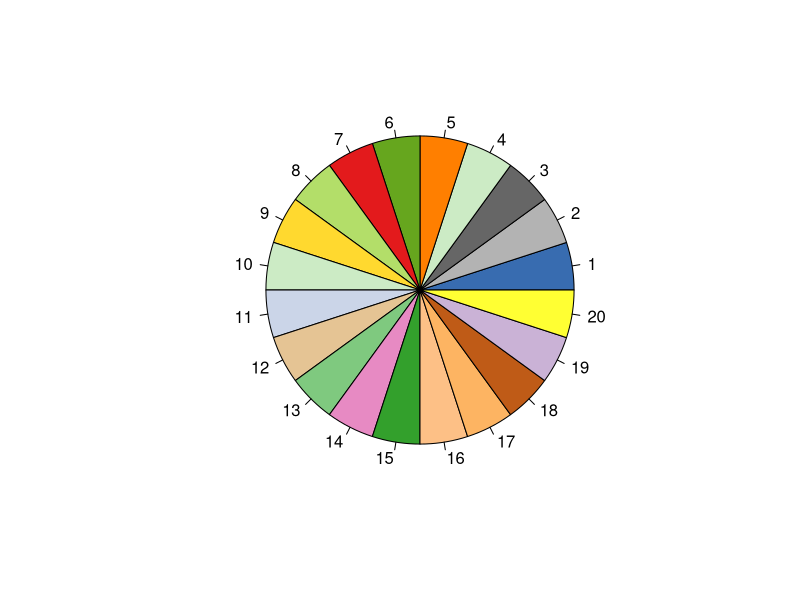
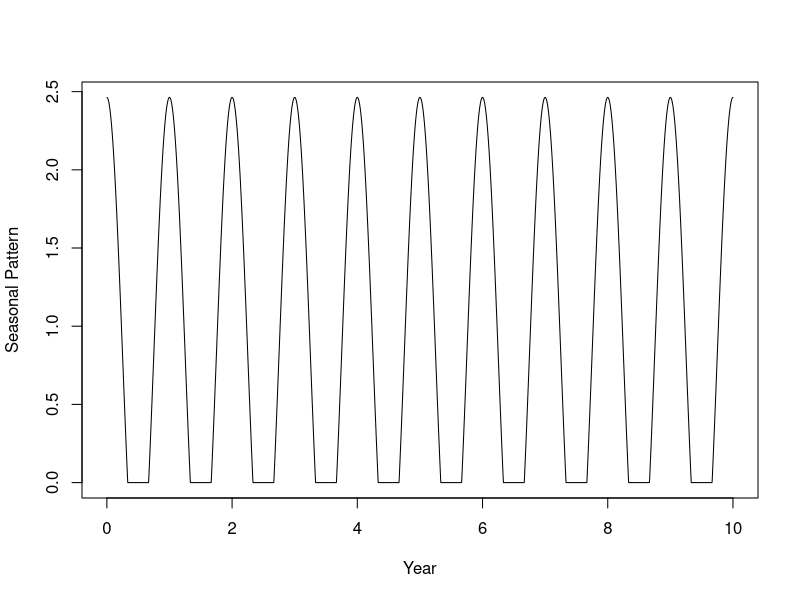
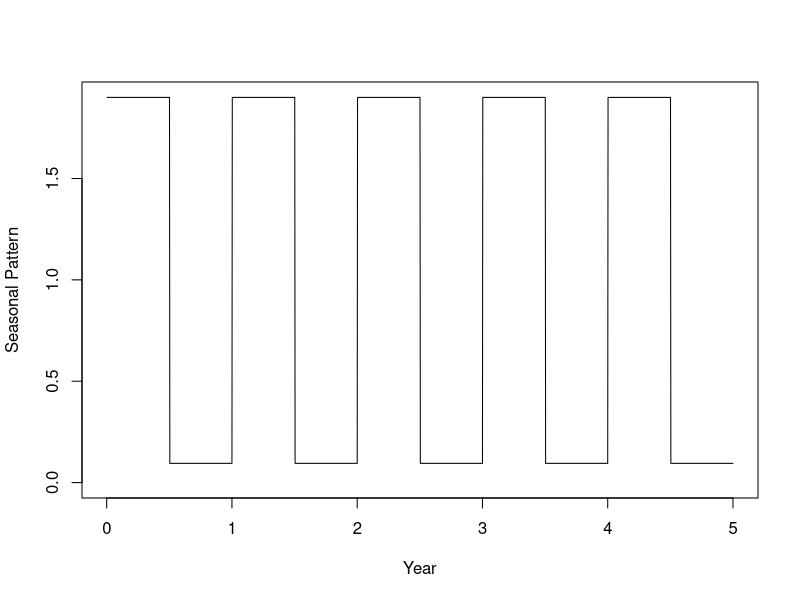
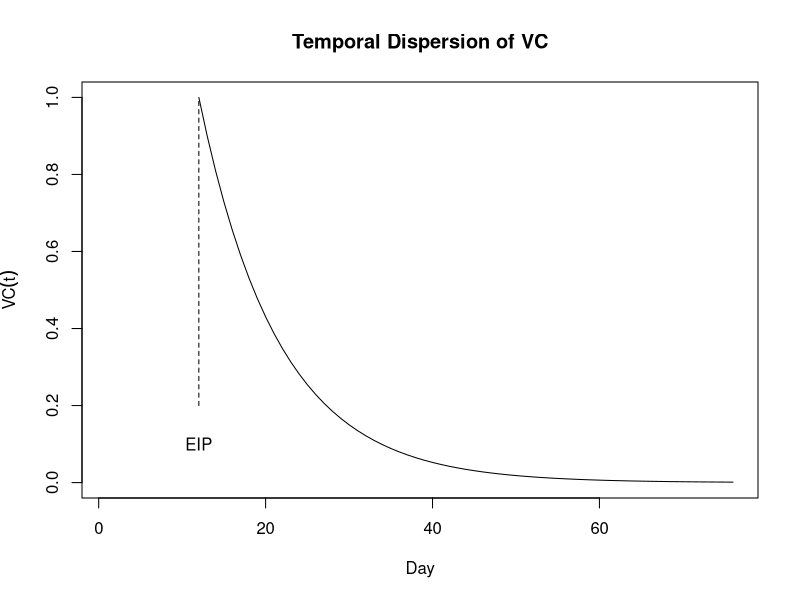
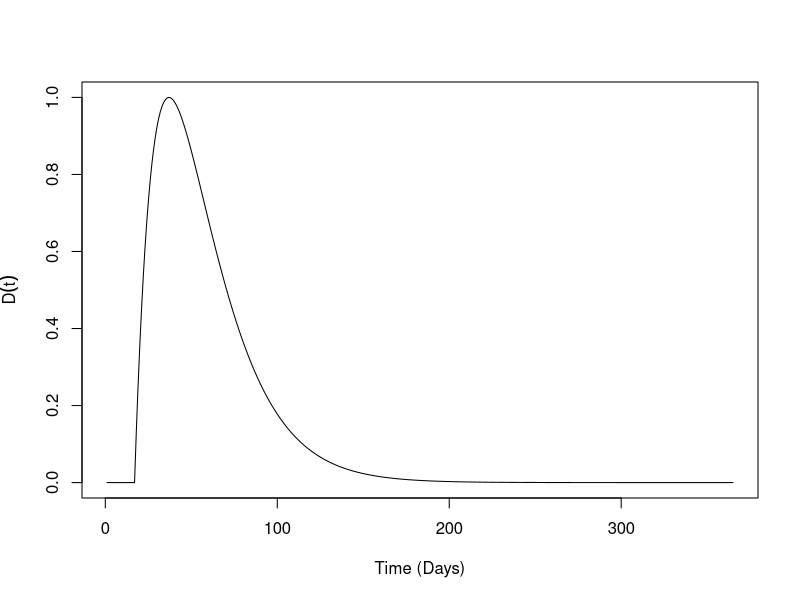
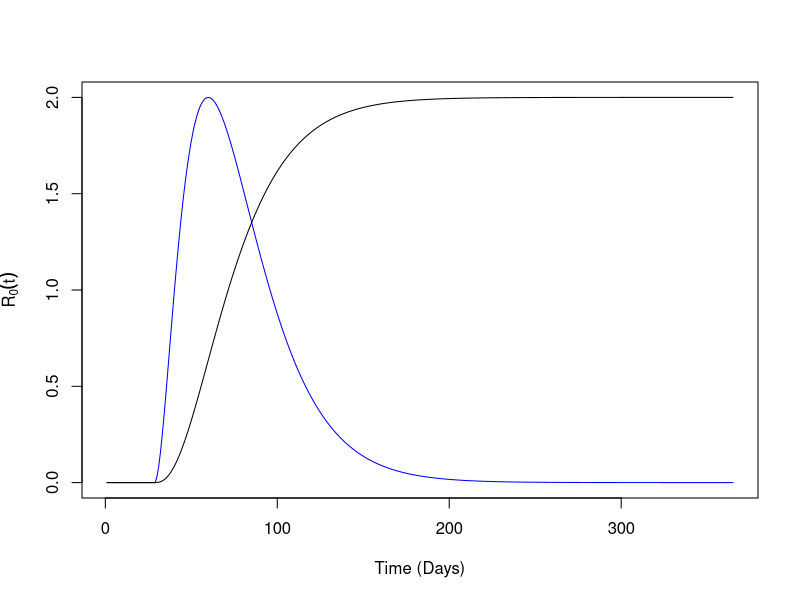
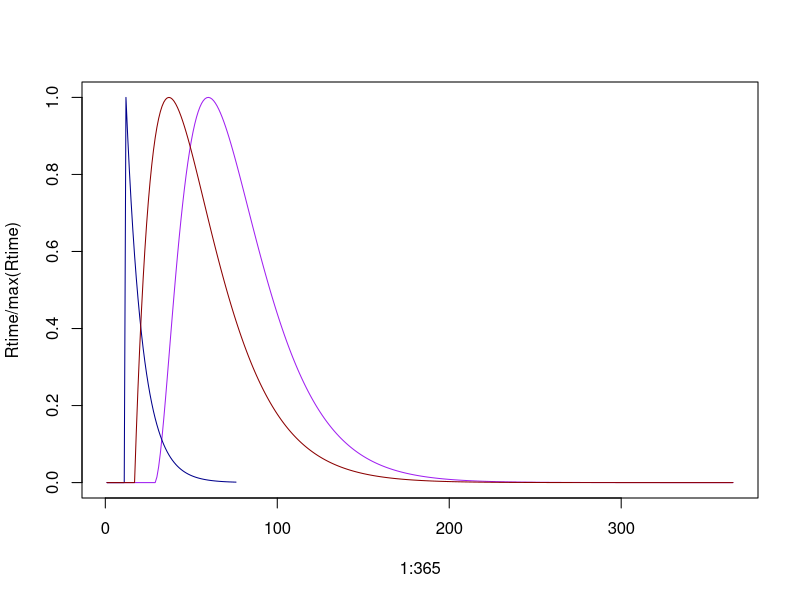
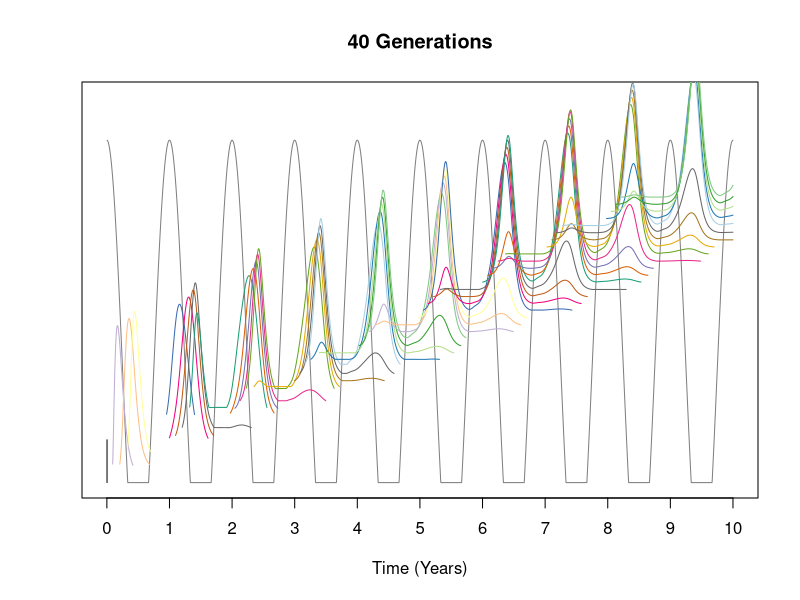

Reproduce these figures in R, in order.
## ---- chunk 1
knitr::opts_chunk$set(echo = TRUE)
## ---- chunk 2
library(RColorBrewer)
colN <- 20

qual_col_pals = brewer.pal.info[brewer.pal.info$category == 'qual',]
col_vector = unlist(mapply(brewer.pal, qual_col_pals$maxcolors, rownames(qual_col_pals)))
pie(rep(1,colN), col=sample(col_vector, colN))
## ---- chunk 3

makeVCrel = function(pattern="sin", Nyr = 5, showit=FALSE){
  VC = switch(pattern, 
         sin = pmax(0.5 + cos (2*pi*c(1:365)/365),0), 
         sin1 = 1.1 + cos (2*pi*c(1:365)/365), 
         block = c(rep(2,183), rep(.1,182)))
  VC = VC/mean(VC)
  VCrel = rep(VC, Nyr)
  
  if(showit == TRUE) 
    plot(1:(365*Nyr)/365, VCrel, type = "l", xlab = "Year", 
        ylim = c(0, max(VCrel)), ylab = "Seasonal Pattern")
  VCrel
}
## ---- chunk 4
VCrel = makeVCrel(pattern="sin", Nyr = 10, showit=TRUE)
## ---- chunk 5
VCrel = makeVCrel(pattern="block", showit=TRUE)
## ---- chunk 6

makeVCtime = function(EIP=12, p=.9, a=.3, tol = 0.001, plot=FALSE){
  VCn =  log(tol)/log(p)
  VCtime = c(rep(0, EIP-1), p^c(1:VCn)*a) 
  VCtime = VCtime/sum(VCtime)
  if(plot == TRUE) plotVCtime(VCtime, EIP)
  VCtime
}

plotVCtime = function(VCtime, EIP){
  ix = 1:length(VCtime)
  plot(ix, VCtime/max(VCtime), type ="n", 
       xlab = "Day", ylab = expression(VC(t)), main = "Temporal Dispersion of VC")
  vix = ix[-c(1:(EIP-1))]
  lines(vix, VCtime[vix]/max(VCtime))
  segments(EIP,.2,EIP,1, lty = 2)
  text(EIP, .1, "EIP")
}

## ---- chunk 7
VCtime = makeVCtime(plot=TRUE)
## ---- chunk 8
makeDtime = function(D=38, plot=FALSE){ 
  Dtime = c(rep(0, 17), dgamma(1:365, 2, .05))
  if(plot==TRUE)
    plot(1:365, Dtime[1:365]/max(Dtime), type = "l", ylab = expression(D(t)), xlab = "Time (Days)")
  D*Dtime/sum(Dtime)
}
Dtime = makeDtime(plot=TRUE) 
## ---- chunk 9
makeRtime = function(Re = 1, VCtime=makeVCtime(), Dtime=makeDtime(), plot=FALSE){
  Rt = 1:(365+length(Dtime))
  Rtime = Rt*0
  ix = 1:length(VCtime)
  ixx = 1:length(Dtime)
  #for(t in ix) Rtime[t+ixx] = Rtime[t+ixx] + VCtime[t]*Dtime
  for(t in ixx) Rtime[t+ix] = Rtime[t+ix] + VCtime*Dtime[t]
  
  Rtime = Rtime[1:365]
  Rtime = Re*Rtime/sum(Rtime)
  if (plot == TRUE){
    plot(c(1:365), Re*Rtime/max(Rtime), type = "l", ylab = expression(R[0](t)), xlab = "Time (Days)", col = "blue")
    lines(1:365, Re*cumsum(Rtime/sum(Rtime)))
  }
  Rtime
}

Rtime = makeRtime(2, plot=TRUE)

## ---- chunk 10
plot(1:365, Rtime/max(Rtime), type = "l", col = "purple")
lines(1:length(VCtime), VCtime/max(VCtime), col="darkblue")
lines(1:365, Dtime[1:365]/max(Dtime), col="darkred")
## ---- chunk 11
VCrel = makeVCrel("sin", Nyr=10)

nextGen = function(gen, Rtime, VCrel, clr = "black", yoffset=0, mag=1, norm = FALSE, flr= .005){
  L = length(Rtime)
  xix = 1:L
  genN = c(1:3650)*0
  for(t in 1:3650){
    tt = t%%365+1
    genN[t+xix] = genN[t+xix] + Rtime*gen[t]*VCrel[tt]
  }
  genN = genN[1:3650]
  ix = which(genN > flr)
  if(norm == TRUE)
     lines(c(1:3650)[ix], mag*genN[ix]/max(genN)+yoffset, col = clr)
  if(norm == FALSE)
    lines(c(1:3650)[ix], mag*genN[ix]+yoffset, col = clr)
  genN
} 




Re=3
Rtime = Re*Rtime/sum(Rtime)
RRe = sum(Rtime)
plot(1:3650, 8*VCrel/max(VCrel), type = "l", lwd=1, col = grey(0.5), ylim = c(0,9), ylab = "", yaxt = "n", xaxt = "n", xlab = "Time (Years)", main = "40 Generations")
axis(1, c(0:10)*365, c(0:10))
segments(1,0,1,1)
genN = c(0,1, rep(0,3648))
NN = 40 

for(i in 1:NN){
  genN = nextGen(genN, Rtime, VCrel, yoffset=i/6, mag=3.5, clr=col_vector[i%%colN +1], norm=TRUE, flr=0.008)
  RRe = c(RRe, sum(genN))
} 
eigenval = RRe[-1]/RRe[-length(RRe)]
## ---- chunk 12
plot(eigenval[1:30], type = "l")
## ---- chunk 13

nextGen1 = function(gen, Rtime, VCrel, clr = "black", xoffset=0, yoffset=0, mag=.95, lines=FALSE, nextline=FALSE){
  xix = 1:365
  genN = c(1:2000)*0
  for(t in 1:1635){
    tt = t%%365+1
    genN[t+xix] = genN[t+xix] + Rtime*gen[tt]*VCrel[tt]
  }
  genN = genN[366:730]
  if(lines == TRUE)
    lines(1:365 + xoffset, mag*genN/max(genN) + yoffset, col = clr, lwd=2)
  if(nextline == TRUE)
    lines(1:365 + xoffset, mag*genN/max(genN) + yoffset-1, col = grey(0.85), lwd=2)
  genN
}

plotEigen = function(NGEN, Rtime, VCrel){
  
  plot(1:365,NGEN+2+.95*(VCrel[1:365]/max(VCrel[1:365])), lwd=2, type = "l", ylim = c(0,NGEN+2.5), col = "darkblue", xaxt = "n", xlab = "Month of Year", ylab = "Seasonal Pattern by Generation", yaxt = "n", main = "Generations               ")
  segments(0,NGEN+2,0,NGEN+2.95, lwd=2)
  segments(0,NGEN+1,0,NGEN+1.95, lwd=2, col = grey(0.55))
  axis(1, c(0:12)*365/12, c(0:12)) 
  axis(2, c(0:(NGEN+2))+.5, c(paste(">", NGEN*2), paste(">", NGEN), c((NGEN):0)))


  genN = c(1, rep(0, 364))
  RRe = sum(genN)
  for(i in 1:NGEN){
    genN = nextGen1(genN, Rtime, VCrel, yoffset = NGEN+2-i, nextline=TRUE, lines=TRUE,col_vector[i])
    RRe = c(RRe, sum(genN))
  } 
  for(i in 1:NGEN){
    genN = nextGen1(genN, Rtime, VCrel, clr = grey(0.5), yoffset = 1, lines=TRUE)
    RRe = c(RRe, sum(genN))
  } 

  for(i in -1:(NGEN+2))
    segments(0, i-0.02, 365, i-0.02, col = grey(0.8))

  genN = nextGen1(genN, Rtime, VCrel, clr = grey(0.5), lines=TRUE)
  c(RRe, sum(genN))
  eigs = RRe[-1]/RRe[-length(RRe)]
}
eigs = plotEigen(15, Rtime, VCrel)
## ---- chunk 14
plot(eigs, type = "l")
## ---- chunk 15
nextGenSeas = function(gen, Rtime, VCrel,norm=FALSE){
  L = length(Rtime)
  xix = 1:L
  tt = 1:length(gen)
  genN = tt*0
  for(t in tt){
    ty = t%%365+1
    genN[t+xix] = genN[t+xix] + Rtime*gen[t]*VCrel[ty]
  }
 genN=genN[tt]
 if(norm==TRUE) genN = genN/sum(genN, na.rm=TRUE)
 genN
}

nextGenSeasMat = function(gen, Rtime, VCrel, Nyr, NN=40, norm=FALSE, showit=TRUE){
  for(i in 1:NN){
    genN = nextGenSeas(genN, Rtime, VCrel, norm)
    gen = rbind(gen, genN)
  }
  if(showit==TRUE) generationsPlot(gen, Nyr)
  gen
}

generationsPlot = function(gen, Nyr){
  tot = colSums(gen[-1,], na.rm=T)
  tt = 1:dim(gen)[2]
plot(tt, tot, type = "l", xaxt = "n", xlab = "Time (Years)", ylab = "Generations", ylim = c(0,1.15*max(tot, na.rm=T))) 
axis(1, 365*c(0:Nyr), c(0:Nyr))
NN = dim(gen)[1]
for(i in NN:1){
  if(i==1) toti = gen[1,]
  if(i>1) toti = colSums(gen[1:i,], na.rm=T)
  xx = c(tt, max(tt), 1)
  yy = c(toti, 0, 0) 
  clr = col_vector[i%%colN +1]
  polygon(xx, yy, col= clr, border=clr)
  xpos = max(tt)*(i+2)/(NN+4)
  ypos = 1.05*max(tot)
  points(xpos, ypos, pch = 15, col = clr) 
  if(i%%5 == 1) text(xpos, ypos, i-1, pos=3)
}
lines(tt, .8*max(tot)*VCrel/max(VCrel), col = grey(0.55))
}



## ---- chunk 16
VCrel = makeVCrel(pattern="sin", Nyr=10)
Rtime = 2.6*Rtime/sum(Rtime)
genN = c(0,1, rep(0,3648))
gen = nextGenSeasMat(genN, Rtime, VCrel, Nyr = 10, 48, showit=TRUE)

#generationsPlot(gen)
